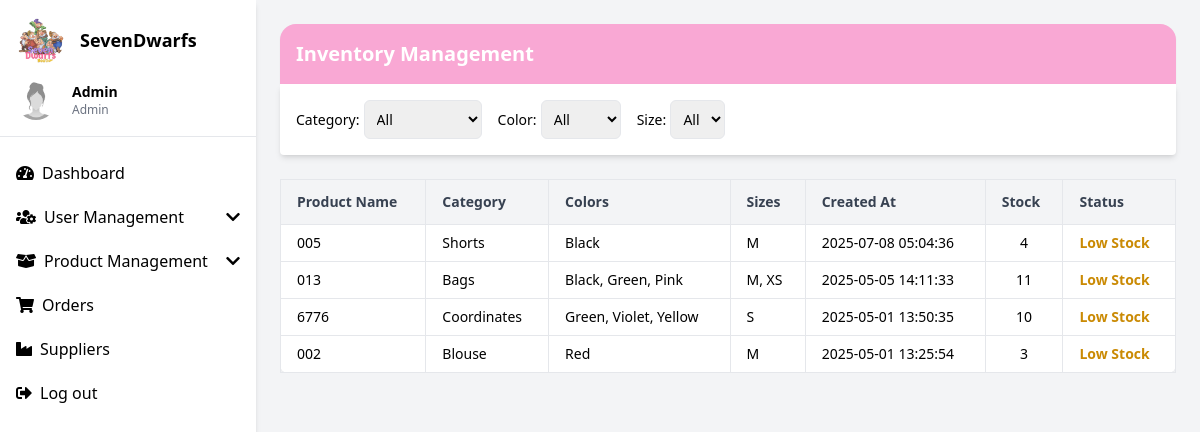
The page /inventory.php on the database its author committed.
### tables this page shows
CREATE TABLE `products` (
  `product_id` int(11) NOT NULL,
  `product_name` varchar(255) DEFAULT NULL,
  `description` text DEFAULT NULL,
  `price_id` int(11) DEFAULT NULL,
  `stocks` int(11) DEFAULT NULL,
  `category_id` int(11) DEFAULT NULL,
  `image_url` text DEFAULT NULL,
  `created_at` timestamp NOT NULL DEFAULT current_timestamp(),
  `supplier_id` int(11) DEFAULT NULL,
  `supplier_price` decimal(10,2) NOT NULL,
  `revenue` decimal(10,2) GENERATED ALWAYS AS (`price_id` - `supplier_price`) STORED,
  `sizes` varchar(255) DEFAULT NULL,
  `colors` varchar(255) DEFAULT NULL
);

CREATE TABLE `categories` (
  `category_id` int(11) NOT NULL,
  `category_code` varchar(10) DEFAULT NULL,
  `category_name` varchar(100) NOT NULL
);

### inventory.php (the view, shortened to what this page needs)
<?php
require 'conn.php';
$admin_name = "Admin";
$admin_role = "Admin";
$sqlProducts = "
    SELECT
        p.product_id,
        p.product_name,
        c.category_name,
        GROUP_CONCAT(DISTINCT col.color ORDER BY col.color SEPARATOR ', ') AS colors,
        GROUP_CONCAT(DISTINCT sz.size ORDER BY sz.size SEPARATOR ', ') AS sizes,
        SUM(st.current_qty) AS total_stock,
        p.created_at,
        s.supplier_name
    FROM products p
    INNER JOIN categories c ON p.category_id = c.category_id
    LEFT JOIN suppliers s ON p.supplier_id = s.supplier_id
    LEFT JOIN stock st ON p.product_id = st.product_id
    LEFT JOIN colors col ON st.color_id = col.color_id
    LEFT JOIN sizes sz ON st.size_id = sz.size_id
";
$sqlProducts .= " GROUP BY p.product_id ORDER BY p.product_id DESC";
$stmt = $conn->prepare($sqlProducts);
$stmt->execute();
$resultProducts = $stmt->get_result();
$inventory = [];
if ($resultProducts && $resultProducts->num_rows > 0) {
    while ($row = $resultProducts->fetch_assoc()) {
        $inventory[] = $row;
    }
}
?>
<!DOCTYPE html>
<html lang="en">
<head>
  <script src="https://cdn.tailwindcss.com"></script>
  <link href="https://cdnjs.cloudflare.com/ajax/libs/font-awesome/5.15.3/css/all.min.css" rel="stylesheet" />
</head>
<body class="bg-gray-100 font-sans">
  <div class="flex h-screen overflow-hidden">
    <div class="w-64 bg-white shadow-md overflow-y-auto" x-data="{ userMenu: false, productMenu: false }">
      <div class="p-4 border-b">
        <div class="flex items-center space-x-4">
          <img src="logo2.png" alt="Logo" class="rounded-full w-12 h-12"/>
          <h2 class="text-lg font-semibold">SevenDwarfs</h2>
        </div>
        <div class="mt-4 flex items-center space-x-4">
          <img src="newID.jpg" alt="Admin" class="rounded-full w-10 h-10"/>
          <div>
            <h3 class="text-sm font-semibold"><?php echo htmlspecialchars($admin_name); ?></h3>
            <p class="text-xs text-gray-500"><?php echo htmlspecialchars($admin_role); ?></p>
          </div>
        </div>
      </div>
      <nav class="mt-4">
        <ul class="space-y-1">
          <li class="px-4 py-2 hover:bg-gray-200">
            <a href="dashboard.php" class="flex items-center">
              <i class="fas fa-tachometer-alt mr-2"></i>Dashboard
            </a>
          </li>
          <li class="px-4 py-2 hover:bg-gray-200 cursor-pointer" @click="userMenu = !userMenu">
            <div class="flex items-center justify-between">
              <span class="flex items-center">
                <i class="fas fa-users-cog mr-2"></i>User Management
              </span>
              <i class="fas fa-chevron-down transition-transform duration-200" :class="{ 'rotate-180': userMenu }"></i>
            </div>
          </li>
          <li class="px-4 py-2 hover:bg-gray-200 cursor-pointer" @click="productMenu = !productMenu">
            <div class="flex items-center justify-between">
              <span class="flex items-center">
                <i class="fas fa-box-open mr-2"></i>Product Management
              </span>
              <i class="fas fa-chevron-down transition-transform duration-200" :class="{ 'rotate-180': productMenu }"></i>
            </div>
          </li>
          <li class="px-4 py-2 hover:bg-gray-200">
            <a href="orders.php" class="flex items-center"><i class="fas fa-shopping-cart mr-2"></i>Orders</a>
          </li>
          <li class="px-4 py-2 hover:bg-gray-200">
            <a href="suppliers.php" class="flex items-center"><i class="fas fa-industry mr-2"></i>Suppliers</a>
          </li>
          <li class="px-4 py-2 hover:bg-gray-200">
            <a href="logout.php" class="flex items-center"><i class="fas fa-sign-out-alt mr-2"></i>Log out</a>
          </li>
        </ul>
      </nav>
    </div>
    <div class="flex-1 p-6 overflow-auto">
      <div class="bg-pink-300 text-white p-4 rounded-t-2xl shadow-sm">
        <h1 class="text-xl font-bold">Inventory Management</h1>
      </div>
      <div class="bg-white p-4 rounded-b shadow-md mb-6">
        <form method="GET" action="inventory.php" class="flex flex-wrap items-center gap-4">
          <div>
            <label for="category" class="font-medium text-sm">Category:</label>
            <select name="category" id="category" onchange="this.form.submit()" class="border rounded-md p-2 text-sm">
              <option value="all">All</option>
            </select>
          </div>
          <div>
            <label for="color" class="font-medium text-sm">Color:</label>
            <select name="color" id="color" onchange="this.form.submit()" class="border rounded-md p-2 text-sm">
              <option value="all">All</option>
            </select>
          </div>
          <div>
            <label for="size" class="font-medium text-sm">Size:</label>
            <select name="size" id="size" onchange="this.form.submit()" class="border rounded-md p-2 text-sm">
              <option value="all">All</option>
            </select>
          </div>
        </form>
      </div>
      <div class="overflow-x-auto">
        <table class="min-w-full bg-white border border-gray-200 rounded-lg shadow-sm text-sm">
          <thead class="bg-gray-100 text-gray-700">
            <tr>
              <th class="px-4 py-3 border text-left">Product Name</th>
              <th class="px-4 py-3 border text-left">Category</th>
              <th class="px-4 py-3 border text-left">Colors</th>
              <th class="px-4 py-3 border text-left">Sizes</th>
              <th class="px-4 py-3 border text-left">Created At</th>
              <th class="px-4 py-3 border text-left">Stock</th>
              <th class="px-4 py-3 border text-left">Status</th>
            </tr>
          </thead>
          <tbody>
            <?php
            if (!empty($inventory)) {
              foreach ($inventory as $item) {
                $stock = (int)$item['total_stock'];
                $status = ($stock > 20) ? "In Stock" : (($stock > 0) ? "Low Stock" : "Out of Stock");
            ?>
            <tr class="hover:bg-gray-50 transition-all">
              <td class="px-4 py-2 border"><?php echo $item['product_name']; ?></td>
              <td class="px-4 py-2 border"><?php echo $item['category_name']; ?></td>
              <td class="px-4 py-2 border"><?php echo $item['colors'] ?: '—'; ?></td>
              <td class="px-4 py-2 border"><?php echo $item['sizes'] ?: '—'; ?></td>
              <td class="px-4 py-2 border"><?php echo $item['created_at']; ?></td>
              <td class="px-4 py-2 border text-center"><?php echo $stock; ?></td>
              <td class="px-4 py-2 border font-semibold capitalize <?php echo ($status === 'In Stock') ? 'text-green-600' : (($status === 'Low Stock') ? 'text-yellow-600' : 'text-red-600'); ?>">
                <?php echo $status; ?>
              </td>
            </tr>
            <?php }} else { ?>
            <tr>
              <td colspan="7" class="text-center px-4 py-4 text-gray-500 border">No products found</td>
            </tr>
            <?php } ?>
          </tbody>
        </table>
      </div>
    </div>
  </div>
</body>
</html>

### rows shown on the page
products: product_name "005", category.category_name "Shorts", colors "Black", sizes "M", created_at "2025-07-08 05:04:36", stock "4", status "Low Stock"
products: product_name "013", category.category_name "Bags", colors "Black, Green, Pink", sizes "M, XS", created_at "2025-05-05 14:11:33", stock "11", status "Low Stock"
products: product_name "6776", category.category_name "Coordinates", colors "Green, Violet, Yellow", sizes "S", created_at "2025-05-01 13:50:35", stock "10", status "Low Stock"
products: product_name "002", category.category_name "Blouse", colors "Red", sizes "M", created_at "2025-05-01 13:25:54", stock "3", status "Low Stock"

### other values the page prints
$admin_name "Admin"
$admin_role "Admin"
